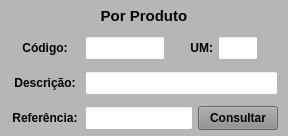
               <widget class="QWidget" name="widget_Cor11" native="true">
                <property name="sizePolicy">
                 <sizepolicy hsizetype="Preferred" vsizetype="Preferred">
                  <horstretch>0</horstretch>
                  <verstretch>0</verstretch>
                 </sizepolicy>
                </property>
                <property name="minimumSize">
                 <size>
                  <width>0</width>
                  <height>0</height>
                 </size>
                </property>
                <property name="maximumSize">
                 <size>
                  <width>450</width>
                  <height>16777215</height>
                 </size>
                </property>
                <property name="styleSheet">
                 <string notr="true">background-color: rgb(182, 182, 182);</string>
                </property>
                <layout class="QVBoxLayout" name="verticalLayout_15">
                 <property name="spacing">
                  <number>5</number>
                 </property>
                 <property name="leftMargin">
                  <number>5</number>
                 </property>
                 <property name="topMargin">
                  <number>3</number>
                 </property>
                 <property name="rightMargin">
                  <number>5</number>
                 </property>
                 <property name="bottomMargin">
                  <number>3</number>
                 </property>
                 <item>
                  <widget class="QWidget" name="widget_27" native="true">
                   <property name="minimumSize">
                    <size>
                     <width>0</width>
                     <height>25</height>
                    </size>
                   </property>
                   <property name="maximumSize">
                    <size>
                     <width>16777215</width>
                     <height>25</height>
                    </size>
                   </property>
                   <property name="styleSheet">
                    <string notr="true"/>
                   </property>
                   <layout class="QHBoxLayout" name="horizontalLayout_25">
                    <property name="spacing">
                     <number>3</number>
                    </property>
                    <property name="leftMargin">
                     <number>3</number>
                    </property>
                    <property name="topMargin">
                     <number>3</number>
                    </property>
                    <property name="rightMargin">
                     <number>3</number>
                    </property>
                    <property name="bottomMargin">
                     <number>3</number>
                    </property>
                    <item>
                     <widget class="QLabel" name="label_55">
                      <property name="minimumSize">
                       <size>
                        <width>0</width>
                        <height>15</height>
                       </size>
                      </property>
                      <property name="maximumSize">
                       <size>
                        <width>16777215</width>
                        <height>15</height>
                       </size>
                      </property>
                      <property name="font">
                       <font>
                        <pointsize>11</pointsize>
                        <weight>75</weight>
                        <bold>true</bold>
                       </font>
                      </property>
                      <property name="text">
                       <string>Por Produto</string>
                      </property>
                      <property name="alignment">
                       <set>Qt::AlignCenter</set>
                      </property>
                     </widget>
                    </item>
                   </layout>
                  </widget>
                 </item>
                 <item>
                  <widget class="QWidget" name="widget_48" native="true">
                   <property name="minimumSize">
                    <size>
                     <width>0</width>
                     <height>30</height>
                    </size>
                   </property>
                   <property name="maximumSize">
                    <size>
                     <width>16777215</width>
                     <height>30</height>
                    </size>
                   </property>
                   <property name="styleSheet">
                    <string notr="true"/>
                   </property>
                   <layout class="QHBoxLayout" name="horizontalLayout_18">
                    <property name="spacing">
                     <number>5</number>
                    </property>
                    <property name="leftMargin">
                     <number>5</number>
                    </property>
                    <property name="topMargin">
                     <number>3</number>
                    </property>
                    <property name="rightMargin">
                     <number>5</number>
                    </property>
                    <property name="bottomMargin">
                     <number>3</number>
                    </property>
                    <item>
                     <widget class="QLabel" name="label_74">
                      <property name="minimumSize">
                       <size>
                        <width>70</width>
                        <height>0</height>
                       </size>
                      </property>
                      <property name="maximumSize">
                       <size>
                        <width>70</width>
                        <height>16777215</height>
                       </size>
                      </property>
                      <property name="font">
                       <font>
                        <pointsize>9</pointsize>
                        <weight>75</weight>
                        <bold>true</bold>
                       </font>
                      </property>
                      <property name="text">
                       <string>Código:</string>
                      </property>
                      <property name="alignment">
                       <set>Qt::AlignCenter</set>
                      </property>
                     </widget>
                    </item>
                    <item>
                     <widget class="QLineEdit" name="line_Codigo_OC">
                      <property name="sizePolicy">
                       <sizepolicy hsizetype="Preferred" vsizetype="Preferred">
                        <horstretch>0</horstretch>
                        <verstretch>0</verstretch>
                       </sizepolicy>
                      </property>
                      <property name="minimumSize">
                       <size>
                        <width>60</width>
                        <height>0</height>
                       </size>
                      </property>
                      <property name="maximumSize">
                       <size>
                        <width>80</width>
                        <height>16777215</height>
                       </size>
                      </property>
                      <property name="font">
                       <font>
                        <pointsize>9</pointsize>
                       </font>
                      </property>
                      <property name="styleSheet">
                       <string notr="true">background-color: rgb(255, 255, 255);</string>
                      </property>
                      <property name="alignment">
                       <set>Qt::AlignCenter</set>
                      </property>
                      <property name="placeholderText">
                       <string/>
                      </property>
                     </widget>
                    </item>
                    <item>
                     <widget class="QLabel" name="label_11">
                      <property name="text">
                       <string/>
                      </property>
                     </widget>
                    </item>
                    <item>
                     <widget class="QLabel" name="label_29">
                      <property name="maximumSize">
                       <size>
                        <width>25</width>
                        <height>16777215</height>
                       </size>
                      </property>
                      <property name="font">
                       <font>
                        <pointsize>9</pointsize>
                        <weight>75</weight>
                        <bold>true</bold>
                       </font>
                      </property>
                      <property name="text">
                       <string>UM:</string>
                      </property>
                      <property name="alignment">
                       <set>Qt::AlignRight|Qt::AlignTrailing|Qt::AlignVCenter</set>
                      </property>
                     </widget>
                    </item>
                    <item>
                     <widget class="QLineEdit" name="line_UM_OC">
                      <property name="sizePolicy">
                       <sizepolicy hsizetype="Preferred" vsizetype="Preferred">
                        <horstretch>0</horstretch>
                        <verstretch>0</verstretch>
                       </sizepolicy>
                      </property>
                      <property name="minimumSize">
                       <size>
                        <width>40</width>
                        <height>0</height>
                       </size>
                      </property>
                      <property name="maximumSize">
                       <size>
                        <width>40</width>
                        <height>16777215</height>
                       </size>
                      </property>
                      <property name="font">
                       <font>
                        <pointsize>9</pointsize>
                       </font>
                      </property>
                      <property name="styleSheet">
                       <string notr="true">background-color: rgb(255, 255, 255);</string>
                      </property>
                      <property name="alignment">
                       <set>Qt::AlignCenter</set>
                      </property>
                     </widget>
                    </item>
                    <item>
                     <widget class="QLabel" name="label_6">
                      <property name="text">
                       <string/>
                      </property>
                     </widget>
                    </item>
                   </layout>
                  </widget>
                 </item>
                 <item>
                  <widget class="QWidget" name="widget_31" native="true">
                   <property name="minimumSize">
                    <size>
                     <width>0</width>
                     <height>30</height>
                    </size>
                   </property>
                   <property name="maximumSize">
                    <size>
                     <width>16777215</width>
                     <height>30</height>
                    </size>
                   </property>
                   <property name="styleSheet">
                    <string notr="true"/>
                   </property>
                   <layout class="QHBoxLayout" name="horizontalLayout_27">
                    <property name="spacing">
                     <number>5</number>
                    </property>
                    <property name="leftMargin">
                     <number>5</number>
                    </property>
                    <property name="topMargin">
                     <number>3</number>
                    </property>
                    <property name="rightMargin">
                     <number>5</number>
                    </property>
                    <property name="bottomMargin">
                     <number>3</number>
                    </property>
                    <item>
                     <widget class="QLabel" name="label_59">
                      <property name="minimumSize">
                       <size>
                        <width>70</width>
                        <height>0</height>
                       </size>
                      </property>
                      <property name="maximumSize">
                       <size>
                        <width>70</width>
                        <height>16777215</height>
                       </size>
                      </property>
                      <property name="font">
                       <font>
                        <pointsize>9</pointsize>
                        <weight>75</weight>
                        <bold>true</bold>
                       </font>
                      </property>
                      <property name="text">
                       <string>Descrição:</string>
                      </property>
                      <property name="alignment">
                       <set>Qt::AlignCenter</set>
                      </property>
                     </widget>
                    </item>
                    <item>
                     <widget class="QLineEdit" name="line_Descricao_OC">
                      <property name="sizePolicy">
                       <sizepolicy hsizetype="Preferred" vsizetype="Preferred">
                        <horstretch>0</horstretch>
                        <verstretch>0</verstretch>
                       </sizepolicy>
                      </property>
                      <property name="minimumSize">
                       <size>
                        <width>0</width>
                        <height>0</height>
                       </size>
                      </property>
                      <property name="maximumSize">
                       <size>
                        <width>16777215</width>
                        <height>16777215</height>
                       </size>
                      </property>
                      <property name="font">
                       <font>
                        <pointsize>9</pointsize>
                       </font>
                      </property>
                      <property name="styleSheet">
                       <string notr="true">background-color: rgb(255, 255, 255);</string>
                      </property>
                      <property name="alignment">
                       <set>Qt::AlignLeading|Qt::AlignLeft|Qt::AlignVCenter</set>
                      </property>
                     </widget>
                    </item>
                   </layout>
                  </widget>
                 </item>
                 <item>
                  <widget class="QWidget" name="widget_30" native="true">
                   <property name="minimumSize">
                    <size>
                     <width>0</width>
                     <height>30</height>
                    </size>
                   </property>
                   <property name="maximumSize">
                    <size>
                     <width>16777215</width>
                     <height>30</height>
                    </size>
                   </property>
                   <property name="styleSheet">
                    <string notr="true"/>
                   </property>
                   <layout class="QHBoxLayout" name="horizontalLayout_26">
                    <property name="spacing">
                     <number>5</number>
                    </property>
                    <property name="leftMargin">
                     <number>5</number>
                    </property>
                    <property name="topMargin">
                     <number>3</number>
                    </property>
                    <property name="rightMargin">
                     <number>5</number>
                    </property>
                    <property name="bottomMargin">
                     <number>3</number>
                    </property>
                    <item>
                     <widget class="QLabel" name="label_76">
                      <property name="minimumSize">
                       <size>
                        <width>70</width>
                        <height>0</height>
                       </size>
                      </property>
                      <property name="maximumSize">
                       <size>
                        <width>70</width>
                        <height>16777215</height>
                       </size>
                      </property>
                      <property name="font">
                       <font>
                        <pointsize>9</pointsize>
                        <weight>75</weight>
                        <bold>true</bold>
                       </font>
                      </property>
                      <property name="text">
                       <string>Referência:</string>
                      </property>
                      <property name="alignment">
                       <set>Qt::AlignCenter</set>
                      </property>
                     </widget>
                    </item>
                    <item>
                     <widget class="QLineEdit" name="line_Referencia_OC">
                      <property name="sizePolicy">
                       <sizepolicy hsizetype="Preferred" vsizetype="Preferred">
                        <horstretch>0</horstretch>
                        <verstretch>0</verstretch>
                       </sizepolicy>
                      </property>
                      <property name="minimumSize">
                       <size>
                        <width>0</width>
                        <height>0</height>
                       </size>
                      </property>
                      <property name="maximumSize">
                       <size>
                        <width>16777215</width>
                        <height>16777215</height>
                       </size>
                      </property>
                      <property name="font">
                       <font>
                        <pointsize>9</pointsize>
                       </font>
                      </property>
                      <property name="cursor">
                       <cursorShape>IBeamCursor</cursorShape>
                      </property>
                      <property name="styleSheet">
                       <string notr="true">background-color: rgb(255, 255, 255);</string>
                      </property>
                      <property name="inputMask">
                       <string/>
                      </property>
                      <property name="text">
                       <string/>
                      </property>
                      <property name="maxLength">
                       <number>20</number>
                      </property>
                      <property name="frame">
                       <bool>true</bool>
                      </property>
                      <property name="echoMode">
                       <enum>QLineEdit::Normal</enum>
                      </property>
                      <property name="alignment">
                       <set>Qt::AlignLeading|Qt::AlignLeft|Qt::AlignVCenter</set>
                      </property>
                     </widget>
                    </item>
                    <item>
                     <widget class="QPushButton" name="btn_Prod_OC">
                      <property name="sizePolicy">
                       <sizepolicy hsizetype="Preferred" vsizetype="Preferred">
                        <horstretch>0</horstretch>
                        <verstretch>0</verstretch>
                       </sizepolicy>
                      </property>
                      <property name="maximumSize">
                       <size>
                        <width>80</width>
                        <height>16777215</height>
                       </size>
                      </property>
                      <property name="font">
                       <font>
                        <pointsize>9</pointsize>
                        <weight>75</weight>
                        <bold>true</bold>
                       </font>
                      </property>
                      <property name="cursor">
                       <cursorShape>PointingHandCursor</cursorShape>
                      </property>
                      <property name="styleSheet">
                       <string notr="true">background-color: rgb(141, 141, 141);</string>
                      </property>
                      <property name="text">
                       <string>Consultar</string>
                      </property>
                     </widget>
                    </item>
                   </layout>
                  </widget>
                 </item>
                </layout>
               </widget>
